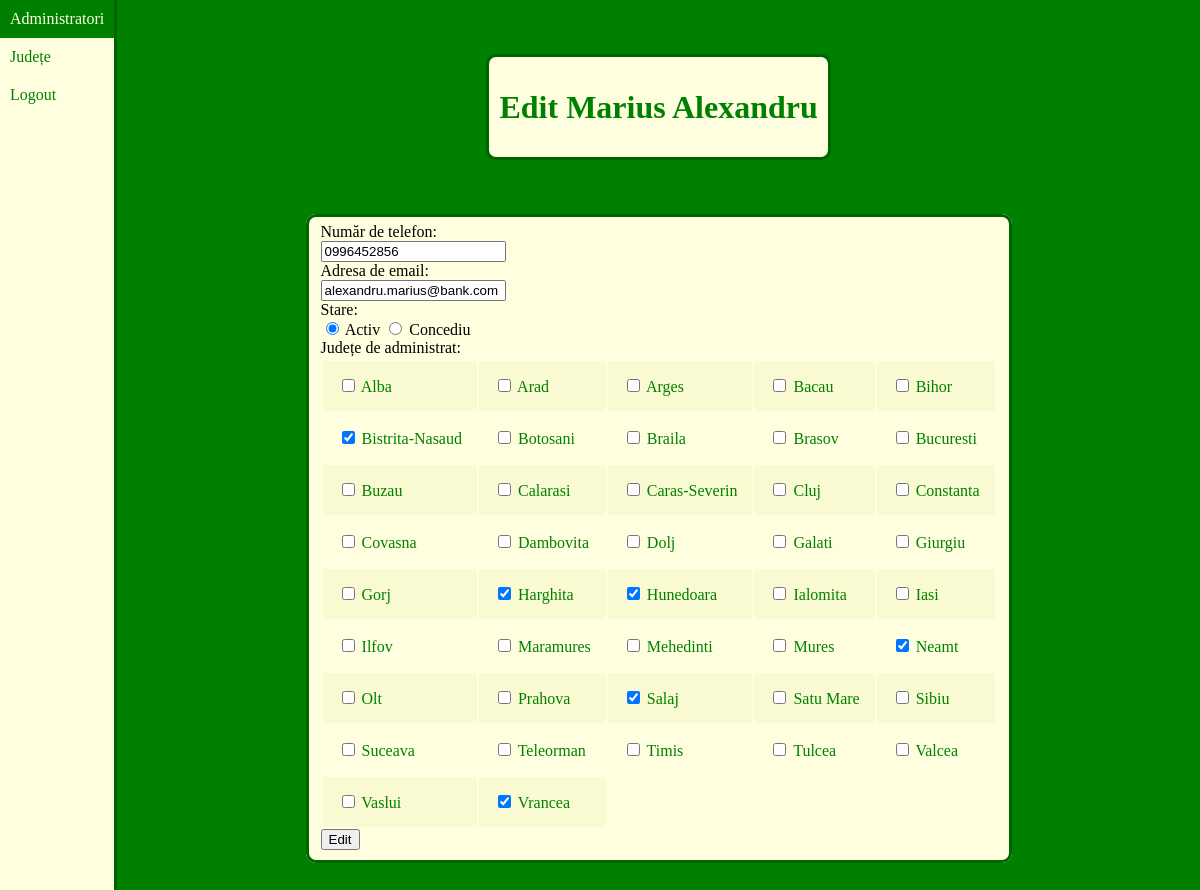
Screenshot of /edit/Marius/Alexandru/ (signed in) with the database file from the repository.
### counties/models.py (models this page shows, shortened)
class User(AbstractUser):
    phone = models.CharField(max_length=25, default='None')
    state = models.CharField(max_length=25, default='activ')

class County(models.Model):
    admins = models.ManyToManyField(User)
    county_name = models.CharField(max_length=25)

### counties/views.py (the view)
# urls.py: path("edit/<str:last_name>/<str:first_name>/", views.edit, name="edit"),
def edit(request, last_name, first_name):
    if request.user.first_name == first_name and request.user.last_name == last_name:
        admin = get_object_or_404(User, last_name=last_name, first_name=first_name)
        county_list = County.objects.all().order_by('county_name')
        context = {
            'admin': admin,
            'county_list': county_list
        }
        return render(request, 'counties/edit.html', context)
    else:
        context = {
            'error_message': "Nu ai permisiune să editezi acest utilizator!"
        }
        return render(request, 'counties/login.html', context)

### counties/templates/counties/edit.html (shortened to what this page needs)
{% load static %}
<!DOCTYPE html>
<html lang="en">
    <head>
        <link rel="stylesheet" href="{% static 'counties/style.css' %}">
    </head>
    <body>
        <div class="container">
            <nav>
                <ul>
                    <li class="nav_li"><a href="{% url 'counties:all_admins' %}">Administratori</a></li>
                    <li class="nav_li"><a href="{% url 'counties:index' %}">Județe</a></li>
                    <li class="nav_li"><a href="{% url 'counties:logout' %}">Logout</a></li>
                </ul>
            </nav>
            <main>
                <header>
                    <h1>Edit {{ admin.last_name }} {{ admin.first_name }} </h1>
                </header>
                <form action="{% url 'counties:change' admin.last_name admin.first_name %}" method="post">
                    <fieldset>
                        <label for="phone">Număr de telefon:</label><br>
                        <input id="phone" name="phone" value="{{ admin.phone }}"><br>
                        <label for="email">Adresa de email:</label><br>
                        <input id="email" name="email" value="{{ admin.email }}"><br>
                        <label for="state">Stare:</label><br>
                        {% if admin.state == "activ" %}
                            <input type="radio" id="active_radio" name="state" value="activ" checked>
                            <label for="active_radio">Activ</label>
                            <input type="radio" id="leave_radio" name="state" value="concediu">
                            <label for="leave_radio">Concediu</label><br>
                        {% else %}
                            <input type="radio" id="active_radio" name="state" value="activ">
                            <label for="active_radio">Activ</label>
                            <input type="radio" id="leave_radio" name="state" value="concediu" checked>
                            <label for="leave_radio">Concediu</label><br>
                        {% endif %}
                        <label for="county_table">Județe de administrat:</label><br>
                        <table class="county_table" id="county_table">
                            <tr>
                                {% for county in county_list %}
                                    {% if forloop.counter0|divisibleby:5 %}
                                        </tr>
                                        <tr>
                                    {% endif %}
                                    <td>
                                        {% if county in admin.county_set.all %}
                                            <input type="checkbox" id={{ county.county_name }} name="county" value="{{ county.county_name }}" checked>
                                        {% elif county not in admin.county_set.all %}
                                            <input type="checkbox" id={{ county.county_name }} name="county" value="{{ county.county_name }}">
                                        {% endif %}
                                            <label for=name="county"> {{ county.county_name }}</label>
                                    </td>
                                {% endfor %}
                            </tr>
                        </table>
                        <input type="submit" value="Edit">
                    </fieldset>
                </form>
            </main>
        </div>
    </body>
</html>

### counties/static/counties/style.css (style rules this page uses)
body, html { margin: 0; padding: 0; background: green; }
.container { display: grid; grid-template-columns: auto 1fr; height: 100vh; }
nav { background: lightyellow; border-right: solid darkgreen; }
ul { list-style-type: none; padding: 0; margin-top: 0; overflow: auto; }
li a { padding: 10px; display: block; color: green; text-decoration: none; }
main { display: flex; flex-direction: column; overflow: auto; }
header { margin-top: 5%; background: lightyellow; color: green; border: darkgreen solid; padding: 10px; border-radius: 10px; align-self: center; }
table { border-radius: 10px; margin-top: 5%; margin-bottom: 5%; background: lightyellow; border: darkgreen solid; overflow: auto; align-self: center; }
.county_table { margin-top: 0; margin-bottom: 0; border-radius: 10px; background: lightyellow; border: none; overflow: auto; }
tr:nth-child(even) { background-color: lightgoldenrodyellow; }
td { padding: 15px; text-align: left; color: green; }
form { margin-top: 5%; margin-bottom: 5%; align-self: center; }
fieldset { background: lightyellow; border: darkgreen solid; border-radius: 10px; }

### rows the page displays
User: last_name "Marius", first_name "Alexandru", phone "0996452856", email "alexandru.marius@bank.com"
County: county_name "Alba"
County: county_name "Arad"
County: county_name "Arges"
County: county_name "Bacau"
County: county_name "Bihor"
County: county_name "Bistrita-Nasaud"
County: county_name "Botosani"
County: county_name "Braila"
County: county_name "Brasov"
County: county_name "Bucuresti"
County: county_name "Buzau"
County: county_name "Calarasi"
County: county_name "Caras-Severin"
County: county_name "Cluj"
County: county_name "Constanta"
County: county_name "Covasna"
County: county_name "Dambovita"
County: county_name "Dolj"
County: county_name "Galati"
County: county_name "Giurgiu"
County: county_name "Gorj"
County: county_name "Harghita"
County: county_name "Hunedoara"
County: county_name "Ialomita"
County: county_name "Iasi"
County: county_name "Ilfov"
County: county_name "Maramures"
County: county_name "Mehedinti"
County: county_name "Mures"
County: county_name "Neamt"
County: county_name "Olt"
County: county_name "Prahova"
County: county_name "Salaj"
County: county_name "Satu Mare"
County: county_name "Sibiu"
County: county_name "Suceava"
County: county_name "Teleorman"
County: county_name "Timis"
County: county_name "Tulcea"
County: county_name "Valcea"
County: county_name "Vaslui"
County: county_name "Vrancea"
